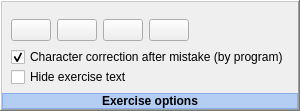
              <widget class="QFrame" name="exerciseOptionsFrame">
               <property name="sizePolicy">
                <sizepolicy hsizetype="Preferred" vsizetype="Preferred">
                 <horstretch>0</horstretch>
                 <verstretch>0</verstretch>
                </sizepolicy>
               </property>
               <property name="frameShape">
                <enum>QFrame::WinPanel</enum>
               </property>
               <property name="frameShadow">
                <enum>QFrame::Raised</enum>
               </property>
               <property name="lineWidth">
                <number>3</number>
               </property>
               <property name="midLineWidth">
                <number>3</number>
               </property>
               <layout class="QVBoxLayout" name="verticalLayout_6">
                <property name="leftMargin">
                 <number>0</number>
                </property>
                <property name="rightMargin">
                 <number>0</number>
                </property>
                <property name="bottomMargin">
                 <number>0</number>
                </property>
                <item>
                 <widget class="QFrame" name="exerciseOptionsFrameContents">
                  <property name="frameShape">
                   <enum>QFrame::NoFrame</enum>
                  </property>
                  <property name="frameShadow">
                   <enum>QFrame::Plain</enum>
                  </property>
                  <layout class="QVBoxLayout" name="verticalLayout_9">
                   <property name="topMargin">
                    <number>0</number>
                   </property>
                   <property name="bottomMargin">
                    <number>0</number>
                   </property>
                   <item>
                    <widget class="QFrame" name="exerciseOptionsAboveButtons">
                     <property name="frameShape">
                      <enum>QFrame::NoFrame</enum>
                     </property>
                     <property name="frameShadow">
                      <enum>QFrame::Plain</enum>
                     </property>
                     <layout class="QHBoxLayout" name="horizontalLayout_12">
                      <property name="leftMargin">
                       <number>0</number>
                      </property>
                      <property name="topMargin">
                       <number>0</number>
                      </property>
                      <property name="rightMargin">
                       <number>0</number>
                      </property>
                      <property name="bottomMargin">
                       <number>0</number>
                      </property>
                     </layout>
                    </widget>
                   </item>
                   <item>
                    <widget class="QFrame" name="exOptionsButtonsFrame">
                     <property name="sizePolicy">
                      <sizepolicy hsizetype="Fixed" vsizetype="Fixed">
                       <horstretch>0</horstretch>
                       <verstretch>0</verstretch>
                      </sizepolicy>
                     </property>
                     <property name="frameShape">
                      <enum>QFrame::NoFrame</enum>
                     </property>
                     <property name="frameShadow">
                      <enum>QFrame::Plain</enum>
                     </property>
                     <layout class="QHBoxLayout" name="horizontalLayout">
                      <property name="leftMargin">
                       <number>0</number>
                      </property>
                      <property name="topMargin">
                       <number>0</number>
                      </property>
                      <property name="rightMargin">
                       <number>0</number>
                      </property>
                      <property name="bottomMargin">
                       <number>0</number>
                      </property>
                      <item>
                       <widget class="QPushButton" name="statsButton">
                        <property name="sizePolicy">
                         <sizepolicy hsizetype="Fixed" vsizetype="Fixed">
                          <horstretch>0</horstretch>
                          <verstretch>0</verstretch>
                         </sizepolicy>
                        </property>
                        <property name="focusPolicy">
                         <enum>Qt::NoFocus</enum>
                        </property>
                        <property name="toolTip">
                         <string comment="exercise history">Exercise history</string>
                        </property>
                        <property name="text">
                         <string/>
                        </property>
                        <property name="icon">
                         <iconset resource="../res.qrc">
                          <normaloff>:/res/images/stats.png</normaloff>:/res/images/stats.png</iconset>
                        </property>
                        <property name="iconSize">
                         <size>
                          <width>32</width>
                          <height>32</height>
                         </size>
                        </property>
                       </widget>
                      </item>
                      <item>
                       <widget class="QPushButton" name="timedExerciseButton">
                        <property name="sizePolicy">
                         <sizepolicy hsizetype="Fixed" vsizetype="Fixed">
                          <horstretch>0</horstretch>
                          <verstretch>0</verstretch>
                         </sizepolicy>
                        </property>
                        <property name="focusPolicy">
                         <enum>Qt::NoFocus</enum>
                        </property>
                        <property name="toolTip">
                         <string>Timed exercise</string>
                        </property>
                        <property name="icon">
                         <iconset resource="../res.qrc">
                          <normaloff>:/res/images/clock.png</normaloff>:/res/images/clock.png</iconset>
                        </property>
                        <property name="iconSize">
                         <size>
                          <width>32</width>
                          <height>32</height>
                         </size>
                        </property>
                       </widget>
                      </item>
                      <item>
                       <widget class="QPushButton" name="errorWordsButton">
                        <property name="sizePolicy">
                         <sizepolicy hsizetype="Fixed" vsizetype="Fixed">
                          <horstretch>0</horstretch>
                          <verstretch>0</verstretch>
                         </sizepolicy>
                        </property>
                        <property name="focusPolicy">
                         <enum>Qt::NoFocus</enum>
                        </property>
                        <property name="toolTip">
                         <string>Generate text from error words</string>
                        </property>
                        <property name="text">
                         <string notr="true"/>
                        </property>
                        <property name="icon">
                         <iconset resource="../res.qrc">
                          <normaloff>:/res/images/errorWords.png</normaloff>:/res/images/errorWords.png</iconset>
                        </property>
                        <property name="iconSize">
                         <size>
                          <width>32</width>
                          <height>32</height>
                         </size>
                        </property>
                       </widget>
                      </item>
                      <item>
                       <widget class="QPushButton" name="reversedTextButton">
                        <property name="sizePolicy">
                         <sizepolicy hsizetype="Fixed" vsizetype="Fixed">
                          <horstretch>0</horstretch>
                          <verstretch>0</verstretch>
                         </sizepolicy>
                        </property>
                        <property name="focusPolicy">
                         <enum>Qt::NoFocus</enum>
                        </property>
                        <property name="toolTip">
                         <string comment="reverse text button">Reverse text</string>
                        </property>
                        <property name="text">
                         <string notr="true"/>
                        </property>
                        <property name="icon">
                         <iconset resource="../res.qrc">
                          <normaloff>:/res/images/reversedExercise.png</normaloff>:/res/images/reversedExercise.png</iconset>
                        </property>
                        <property name="iconSize">
                         <size>
                          <width>32</width>
                          <height>32</height>
                         </size>
                        </property>
                       </widget>
                      </item>
                     </layout>
                    </widget>
                   </item>
                   <item>
                    <widget class="QFrame" name="exerciseChecksFrame">
                     <property name="sizePolicy">
                      <sizepolicy hsizetype="Preferred" vsizetype="Fixed">
                       <horstretch>0</horstretch>
                       <verstretch>0</verstretch>
                      </sizepolicy>
                     </property>
                     <property name="frameShape">
                      <enum>QFrame::NoFrame</enum>
                     </property>
                     <property name="frameShadow">
                      <enum>QFrame::Plain</enum>
                     </property>
                     <layout class="QVBoxLayout" name="verticalLayout_2">
                      <property name="spacing">
                       <number>0</number>
                      </property>
                      <property name="leftMargin">
                       <number>0</number>
                      </property>
                      <property name="topMargin">
                       <number>0</number>
                      </property>
                      <property name="rightMargin">
                       <number>0</number>
                      </property>
                      <property name="bottomMargin">
                       <number>0</number>
                      </property>
                      <item>
                       <widget class="QCheckBox" name="correctMistakesCheckBox">
                        <property name="focusPolicy">
                         <enum>Qt::NoFocus</enum>
                        </property>
                        <property name="text">
                         <string comment="correct mistakes" extracomment="Whether to correct mistakes while typing">Character correction after mistake (by program)</string>
                        </property>
                        <property name="checked">
                         <bool>true</bool>
                        </property>
                       </widget>
                      </item>
                      <item>
                       <widget class="QCheckBox" name="hideTextCheckBox">
                        <property name="focusPolicy">
                         <enum>Qt::NoFocus</enum>
                        </property>
                        <property name="text">
                         <string comment="hide text">Hide exercise text</string>
                        </property>
                       </widget>
                      </item>
                     </layout>
                    </widget>
                   </item>
                  </layout>
                 </widget>
                </item>
                <item alignment="Qt::AlignBottom">
                 <widget class="QLabel" name="exerciseOptionsFrameTitle">
                  <property name="sizePolicy">
                   <sizepolicy hsizetype="Preferred" vsizetype="Fixed">
                    <horstretch>0</horstretch>
                    <verstretch>0</verstretch>
                   </sizepolicy>
                  </property>
                  <property name="font">
                   <font>
                    <bold>true</bold>
                   </font>
                  </property>
                  <property name="styleSheet">
                   <string notr="true">background-color: rgba(0, 100, 255, 0.25);</string>
                  </property>
                  <property name="frameShape">
                   <enum>QFrame::StyledPanel</enum>
                  </property>
                  <property name="frameShadow">
                   <enum>QFrame::Raised</enum>
                  </property>
                  <property name="text">
                   <string>Exercise options</string>
                  </property>
                  <property name="alignment">
                   <set>Qt::AlignCenter</set>
                  </property>
                 </widget>
                </item>
               </layout>
              </widget>
